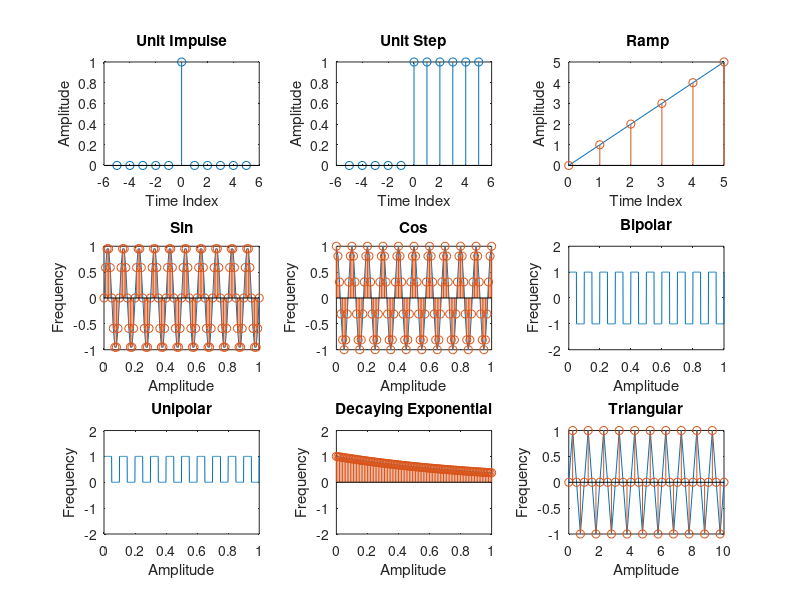

MATLAB code for this plot:
%% Experiment Number 1 - SIMULATION OF BASIC TEST SIGNALS

clc;
clear;
close all;

% Unit Impulse 
t1=-5:1:5;
y1=[zeros(1,5),ones(1,1),zeros(1,5)];
subplot(3,3,1);
stem(t1,y1);
xlabel('Time Index');
ylabel('Amplitude');
title('Unit Impulse');

% Unit Step
t2=-5:1:5;
y2=[zeros(1,5),ones(1,6)];
subplot(3,3,2);
stem(t2,y2);
xlabel('Time Index');
ylabel('Amplitude');
title('Unit Step');

%Unit Ramp
t3=0:1:5;
y3=t3;
subplot(3,3,3);
plot(t3,y3);
hold on;
stem(t3,y3);
hold off;
xlabel('Time Index');
ylabel('Amplitude');
title(' Ramp');

% Sin
t4=0:0.01:1;
f1=10;
y4=sin(2*pi*f1*t4);
subplot(3,3,4);
plot(t4,y4);
hold on;
stem(t4,y4);
hold off;
xlabel('Amplitude');
ylabel('Frequency');
title('Sin');

%Cos
t5=0:0.01:1;
f2=10;
y5=cos(2*pi*f2*t5);
subplot(3,3,5);
plot(t5,y5);
hold on;
stem(t5,y5);
hold off;
xlabel('Amplitude');
ylabel('Frequency');
title('Cos');

%Bipolar
t6 = 0:0.001:1;
f3 = 10;
y6 = square(2*pi*f3*t6);
subplot(3,3,6);
plot(t6, y6, '-');
axis([0 1 -2 2]);
xlabel('Amplitude');
ylabel('Frequency');
title('Bipolar');


% Unipolar
t7 = 0:0.001:1;
f4 = 10;
y7 = sqrt(square(2*pi*f4*t7));
subplot(3,3,7);
plot(t7, y7, '-');
axis([0 1 -2 2]);
xlabel('Amplitude');
ylabel('Frequency');
title('Unipolar');

% Exponential Exponential
t9=0:0.01:1;
y9=exp(-t9);
subplot(3,3,8);
plot(t9,y9, '-');
hold on;
stem(t9,y9);
hold off;
axis([0 1 -2 2]);
xlabel('Amplitude');
ylabel('Frequency');
title('Decaying Exponential');

% Triangular
t8=0:0.25:50;
f8=5;
subplot(3,3,9);
plot(t8,sin(2*pi*f8*t8));
hold on;
stem(t8,sin(2*pi*f8*t8));
hold off;
axis([0 10 -1 1]);
xlabel('Amplitude');
ylabel('Frequency');
title('Triangular');
